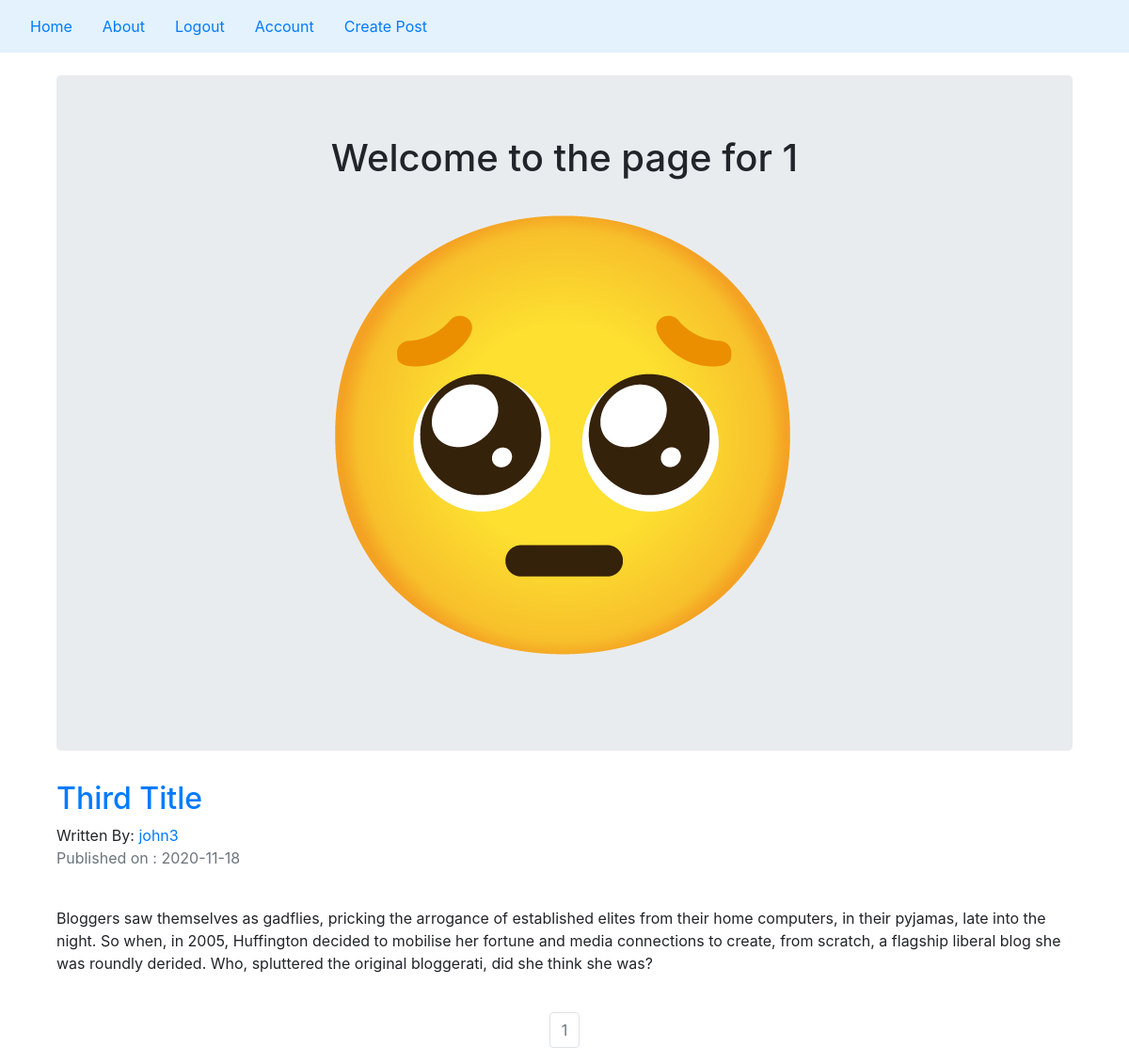
The app's page /john3 (signed in) with its own data.
### peoplecompanyblog/models.py (models this page shows, shortened)
class User(db.Model,UserMixin):
    __tablename__ = 'users'
    id = db.Column(db.Integer,primary_key=True)
    profile_image = db.Column(db.String(20),nullable=False,default='default_profile.png')
    email = db.Column(db.String(64),unique=True,index=True)
    username = db.Column(db.String(64),unique=True,index=True)
    password = db.Column(db.String(128))
    posts = db.relationship('BlogPost',backref='author',lazy=True)

class BlogPost(db.Model):
     users = db.relationship(User)
     id = db.Column(db.Integer,primary_key=True)
     user_id = db.Column(db.Integer,db.ForeignKey('users.id'),nullable=False)
     date = db.Column(db.DateTime,nullable=False,default=datetime.utcnow)
     title = db.Column(db.String(140),nullable=False)
     text = db.Column(db.Text,nullable=False)

### peoplecompanyblog/users/views.py (the view)
@users.route("/<username>")
def user_posts(username):
    page = request.args.get('page',1,type=int)
    user = User.query.filter_by(username=username).first_or_404()
    blog_posts = BlogPost.query.filter_by(author=user).order_by(BlogPost.date.desc()).paginate(page=page,per_page=5)
    return render_template('user_blog_posts.html',blog_posts=blog_posts,user=user)

### peoplecompanyblog/models.py (called while the page is built)
@login_manager.user_loader
def load_user(user_id):
    return User.query.get(user_id)

### peoplecompanyblog/templates/user_blog_posts.html
{% extends "base.html" %}
{% block content %}
    <div class="container">
        <div class="jumbotron">
            <div align="center">
                <h1>Welcome to the page for {{current_user.username}}</h1>
                <img align="center" src="{{url_for('static',filename='profile_pics/'+current_user.profile_image)}}">
            </div>
        </div>
{% for post in blog_posts.items  %}
    <h2> <a href="{{ url_for('blog_posts.blog_post',blog_post_id=post.id) }}">{{post.title}}</a>  </h2>
    Written By: <a href="{{ url_for('user.user_posts',username=post.author.username) }}">{{post.author.username}}</a>
    <p class="text-muted">Published on : {{post.date.strftime("%Y-%m-%d")}}</p>
    <br>
    <p>{{post.text}}</p>
    <br>
{% endfor %}
 </div>
<nav aria-label="Page Navigation example">
    <ul class="pagination justify-content-center">
        {% for page_num in blog_posts.iter_pages(left_edge=1, right_edge=1, left_current=1, right_current=1) %}
            {% if blog_posts.page == page_num %}
            <li class="page-item disabled">
                <a class="page-link" href="{{url_for('user.user_posts',username=user.username,page=page_num)}}">{{ page_num }}</a>
            </li>
            {% else %}
            <li class="page-item disabled">
                <a class="page-link" href="{{url_for('user.user_posts',username=user.username,page=page_num)}}">{{ page_num }}</a>
            </li>
            {% endif %}
        {% endfor %}
    </ul>
</nav>
{% endblock %}

### records on screen
User: username "1", profile_image (placeholder picture)
BlogPost: title "Third Title", author.username "john3", date "2020-11-18", text "Bloggers saw themselves as gadflies, pricking the arrogance of established elites from their home computers, in their pyjamas, late into the night. So when, in 2005, Huffington decided to mobilise her fortune and media connections to create, from scratch, a flagship liberal blog she was roundly derided. Who, spluttered the original bloggerati, did she think she was?"

### other values on screen
{{ page_num }} "1"
